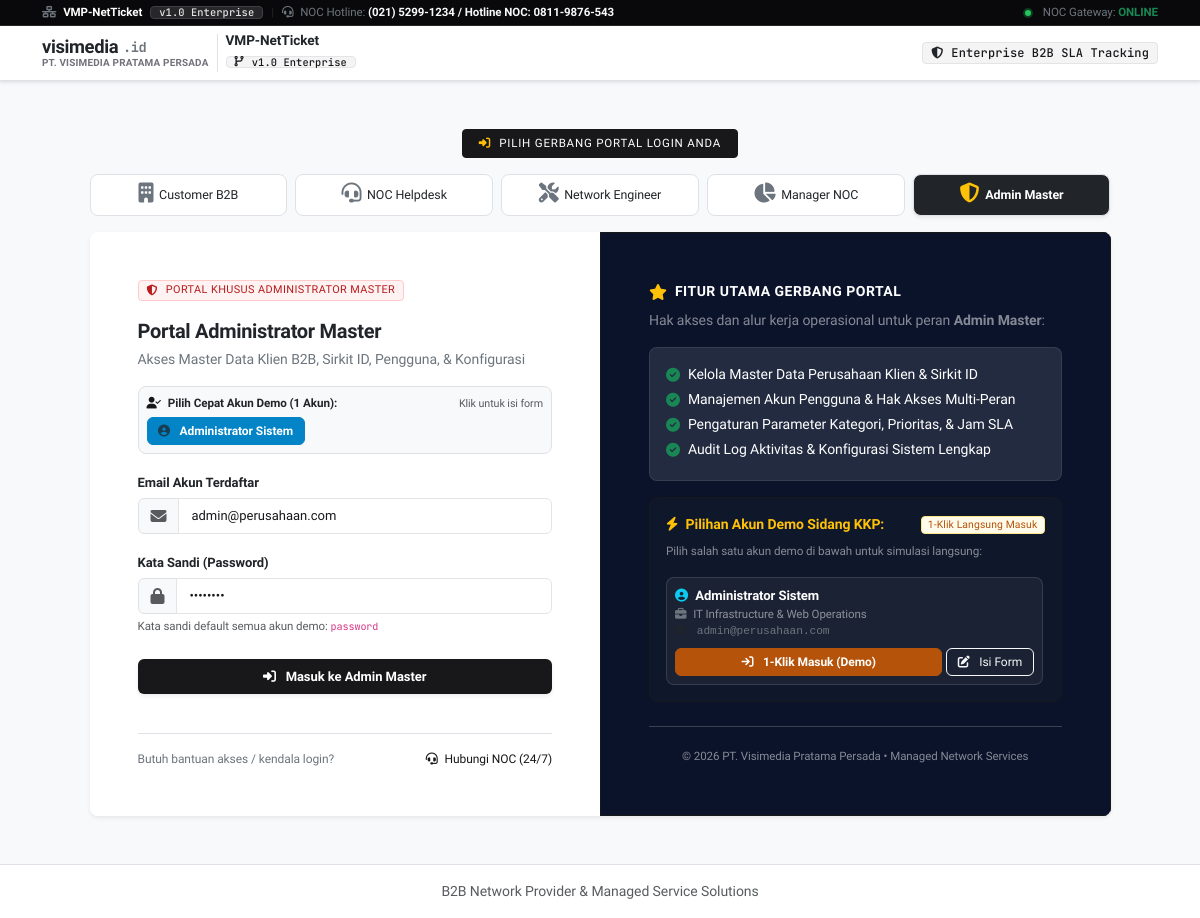
The page /auth/login_admin.php on the database its author committed.
### tables this page shows
CREATE TABLE `settings` (
  `setting_key` VARCHAR(50) PRIMARY KEY,
  `setting_value` TEXT,
  `setting_group` VARCHAR(50) DEFAULT 'general',
  `description` VARCHAR(255) NULL,
  `updated_at` DATETIME DEFAULT CURRENT_TIMESTAMP ON UPDATE CURRENT_TIMESTAMP
);

CREATE TABLE `users` (
  `id` INT AUTO_INCREMENT PRIMARY KEY,
  `nip` VARCHAR(30) NOT NULL UNIQUE COMMENT 'NIK Karyawan / ID PIC Klien',
  `name` VARCHAR(100) NOT NULL,
  `email` VARCHAR(100) NOT NULL UNIQUE,
  `password` VARCHAR(255) NOT NULL,
  `role` ENUM('admin', 'karyawan', 'helpdesk', 'teknisi', 'manager') NOT NULL DEFAULT 'karyawan' COMMENT 'karyawan = PIC Klien Korporat',
  `client_id` INT NULL COMMENT 'ID Perusahaan jika role = karyawan / PIC Klien',
  `department` VARCHAR(100) NOT NULL COMMENT 'Jabatan / Divisi',
  `phone` VARCHAR(20) NULL,
  `created_at` DATETIME DEFAULT CURRENT_TIMESTAMP,
  FOREIGN KEY (`client_id`) REFERENCES `clients`(`id`) ON DELETE SET NULL
);

### auth/login.php (the view, shortened to what the rows shown need)
<?php
require_once __DIR__ . '/../config/database.php';
$pdo = get_db();
$portal_param = $_GET['portal'] ?? 'customer';
$active_portal = $portals[$portal_param];
$stmt_demo = $pdo->prepare("SELECT u.*, c.company_name, c.company_code, c.circuit_id, c.service_type, c.bandwidth, c.sla_target_pct
                            FROM users u
                            LEFT JOIN clients c ON u.client_id = c.id
                            WHERE u.role = ?
                            ORDER BY u.id ASC");
$stmt_demo->execute([$active_portal['role']]);
$demo_users = $stmt_demo->fetchAll();
$default_email = $demo_users[0]['email'] ?? $active_portal['demo_email'];
$app_name       = get_setting('app_name', 'VMP-NetTicket');
$system_version = get_setting('system_version', 'v1.0 Enterprise');
$company_phone  = get_setting('company_phone', '(021) 5854-601 / Hotline NOC: 0812-8340-0422');
?>
<!DOCTYPE html>
<html lang="id">
<head>
    <link href="https://cdn.jsdelivr.net/npm/bootstrap@5.3.3/dist/css/bootstrap.min.css" rel="stylesheet">
    <link rel="stylesheet" href="https://cdnjs.cloudflare.com/ajax/libs/font-awesome/6.5.1/css/all.min.css">
    <link rel="stylesheet" href="<?= base_url('assets/css/style.css?v=' . time()) ?>">
</head>
<body class="bg-light" style="min-height: 100vh; display: flex; flex-direction: column;">
<header class="isp-header">
    <div class="top-utility-bar py-1">
        <div class="container d-flex align-items-center justify-content-between">
            <div class="d-flex align-items-center gap-2 text-white-50 small" style="font-size: 0.72rem;">
                <span class="text-white fw-semibold"><i class="fas fa-network-wired text-secondary me-1"></i> <?= htmlspecialchars($app_name) ?></span>
                <span class="badge border rounded-md px-2 py-0 d-none d-sm-inline-block font-monospace" style="background:#27272a; border-color:#3f3f46 !important; color:#e4e4e7; font-size:0.65rem;"><?= htmlspecialchars($system_version) ?></span>
                <span class="opacity-25 text-secondary">|</span>
                <span class="d-none d-md-inline text-secondary"><i class="fas fa-headset text-secondary me-1"></i> NOC Hotline: <strong class="text-light"><?= htmlspecialchars($company_phone) ?></strong></span>
            </div>
        </div>
    </div>
    <div class="bg-white border-bottom py-2 shadow-sm">
        <div class="container d-flex align-items-center justify-content-between">
            <a class="navbar-brand d-flex align-items-center py-0" href="<?= base_url('auth/login.php') ?>">
                <div class="border-start ps-2 ms-2 d-none d-sm-block">
                    <div class="fw-semibold text-dark lh-1" style="font-size: 0.85rem;"><?= htmlspecialchars($app_name) ?></div>
                    <span class="badge rounded-md px-2 py-0 mt-1 font-monospace" style="background:#f4f4f5; color:#18181b; border:1px solid #e4e4e7; font-size: 0.65rem; font-weight: 500;">
                        <i class="fas fa-code-branch me-1"></i><?= htmlspecialchars($system_version) ?>
                    </span>
                </div>
            </a>
        </div>
    </div>
</header>
<main class="flex-grow-1 py-4 py-md-5">
    <div class="container">
        <div class="row justify-content-center">
            <div class="col-xl-11 col-lg-12">
                <div class="mb-3">
                    <div class="row g-2 justify-content-center">
                        <?php foreach ($portals as $p_key => $p_data): ?>
                            <?php $is_active = ($p_key === $portal_param); ?>
                            <div class="col-6 col-md">
                                <a href="<?= base_url('auth/login.php?portal=' . $p_key) ?>"
                                   class="btn w-100 py-2 px-1 text-center border <?= $is_active ? 'btn-dark fw-bold shadow-sm' : 'btn-white bg-white text-dark' ?>"
                                   style="font-size: 0.78rem; border-radius: 8px;">
                                    <i class="<?= $p_data['tab_icon'] ?> d-block mb-1 fs-5 <?= $is_active ? 'text-warning' : 'text-secondary' ?>"></i>
                                    <span class="d-block text-truncate"><?= $p_data['tab_name'] ?></span>
                                </a>
                            </div>
                        <?php endforeach; ?>
                    </div>
                </div>
                <div class="card shadow-sm border-0 rounded-3 overflow-hidden">
                    <div class="row g-0">
                        <div class="col-lg-6 p-4 p-md-5 bg-white d-flex flex-column justify-content-between">
                            <div>
                                <?php if (!empty($demo_users)): ?>
                                <div class="mb-3 p-2 bg-light rounded-3 border">
                                    <div class="d-flex flex-wrap gap-1">
                                        <?php foreach ($demo_users as $idx => $d_user): ?>
                                            <?php
                                                $short_label = $d_user['name'];
                                            ?>
                                            <button type="button"
                                                    class="btn btn-sm btn-outline-secondary demo-pill-btn py-1 px-2 text-start <?= $idx === 0 ? 'active' : '' ?>"
                                                    onclick="selectDemoUser('<?= htmlspecialchars($d_user['email']) ?>', this)">
                                                <i class="fas fa-user-circle me-1 text-muted"></i> <?= htmlspecialchars($short_label) ?>
                                            </button>
                                        <?php endforeach; ?>
                                    </div>
                                </div>
                                <?php endif; ?>
                                <form method="POST" action="">
                                    <div class="mb-3">
                                        <div class="input-group">
                                            <span class="input-group-text bg-light text-muted"><i class="fas fa-envelope"></i></span>
                                            <input type="email" name="email" id="inputEmail" class="form-control" placeholder="nama@perusahaan.com" required value="<?= htmlspecialchars($default_email) ?>">
                                        </div>
                                    </div>
                                </form>
                            </div>
                        </div>
                        <div class="col-lg-6 p-4 p-md-5 bg-dark text-white d-flex flex-column justify-content-between" style="background-color: #0b132b !important;">
                            <div>
                                <div class="bg-dark p-3 rounded-3 border border-secondary" style="background-color: #0f172a !important;">
                                    <div class="d-flex flex-column gap-2" style="max-height: 290px; overflow-y: auto; padding-right: 2px;">
                                        <?php if (!empty($demo_users)): ?>
                                            <?php foreach ($demo_users as $d_user): ?>
                                                <div class="p-2 demo-card">
                                                    <div class="d-flex align-items-start justify-content-between gap-2 mb-2">
                                                        <div>
                                                            <div class="fw-bold text-white small" style="font-size: 0.82rem;">
                                                                <i class="fas fa-user-circle text-info me-1"></i> <?= htmlspecialchars($d_user['name']) ?>
                                                            </div>
                                                            <div class="text-white-50" style="font-size: 0.72rem;">
                                                                <?php if ($d_user['role'] === 'karyawan' && !empty($d_user['company_name'])): ?>
                                                                    <i class="fas fa-building text-warning me-1"></i> <?= htmlspecialchars($d_user['company_name']) ?>
                                                                    <?php if (!empty($d_user['circuit_id'])): ?>
                                                                        <span class="badge bg-info bg-opacity-25 text-info circuit-badge ms-1"><?= htmlspecialchars($d_user['circuit_id']) ?></span>
                                                                    <?php endif; ?>
                                                                <?php else: ?>
                                                                    <i class="fas fa-briefcase text-secondary me-1"></i> <?= htmlspecialchars($d_user['department'] ?? 'Internal Operations') ?>
                                                                <?php endif; ?>
                                                            </div>
                                                            <div class="text-secondary" style="font-size: 0.70rem; font-family: monospace;">
                                                                <i class="fas fa-envelope text-muted me-1"></i> <?= htmlspecialchars($d_user['email']) ?>
                                                            </div>
                                                        </div>
                                                    </div>
                                                    <div class="d-flex gap-1">
                                                        <a href="<?= base_url('auth/login.php?quick_user_id=' . $d_user['id']) ?>"
                                                           class="btn btn-sm btn-warning py-1 px-2 fw-semibold flex-grow-1 text-dark"
                                                           style="font-size: 0.72rem;"
                                                           title="Login instan sebagai <?= htmlspecialchars($d_user['name']) ?>">
                                                            <i class="fas fa-arrow-right-to-bracket me-1"></i> 1-Klik Masuk (Demo)
                                                        </a>
                                                        <button type="button"
                                                                class="btn btn-sm btn-outline-light py-1 px-2"
                                                                style="font-size: 0.72rem;"
                                                                onclick="selectDemoUser('<?= htmlspecialchars($d_user['email']) ?>')"
                                                                title="Isi email akun ini ke form login">
                                                            <i class="fas fa-edit me-1"></i> Isi Form
                                                        </button>
                                                    </div>
                                                </div>
                                            <?php endforeach; ?>
                                        <?php else: ?>
                                            <div class="text-muted small">Tidak ada akun demo yang terdaftar untuk role ini.</div>
                                        <?php endif; ?>
                                    </div>
                                </div>
                            </div>
                        </div>
                    </div>
                </div>
            </div>
        </div>
    </div>
</main>
</body>
</html>

### rows shown on the page
settings: setting_key "v1.0 Enterprise"
users: tab_name "Admin Master", name "Administrator Sistem", email "admin@perusahaan.com", department "IT Infrastructure & Web Operations"

### other values the page prints
$app_name "VMP-NetTicket"
$company_phone "(021) 5299-1234 / Hotline NOC: 0811-9876-543"
$company_name "PT. VISIMEDIA PRATAMA PERSADA"
$p_data['tab_name'] "Customer B2B"
$p_data['tab_name'] "NOC Helpdesk"
$p_data['tab_name'] "Network Engineer"
$p_data['tab_name'] "Manager NOC"
$active_portal['badge_text'] "PORTAL KHUSUS ADMINISTRATOR MASTER"
$active_portal['title'] "Portal Administrator Master"
$active_portal['subtitle'] "Akses Master Data Klien B2B, Sirkit ID, Pengguna, & Konfigurasi"
count($demo_users) "1"
$active_portal['tab_name'] "Admin Master"
$feat "Kelola Master Data Perusahaan Klien & Sirkit ID"
$feat "Manajemen Akun Pengguna & Hak Akses Multi-Peran"
$feat "Pengaturan Parameter Kategori, Prioritas, & Jam SLA"
